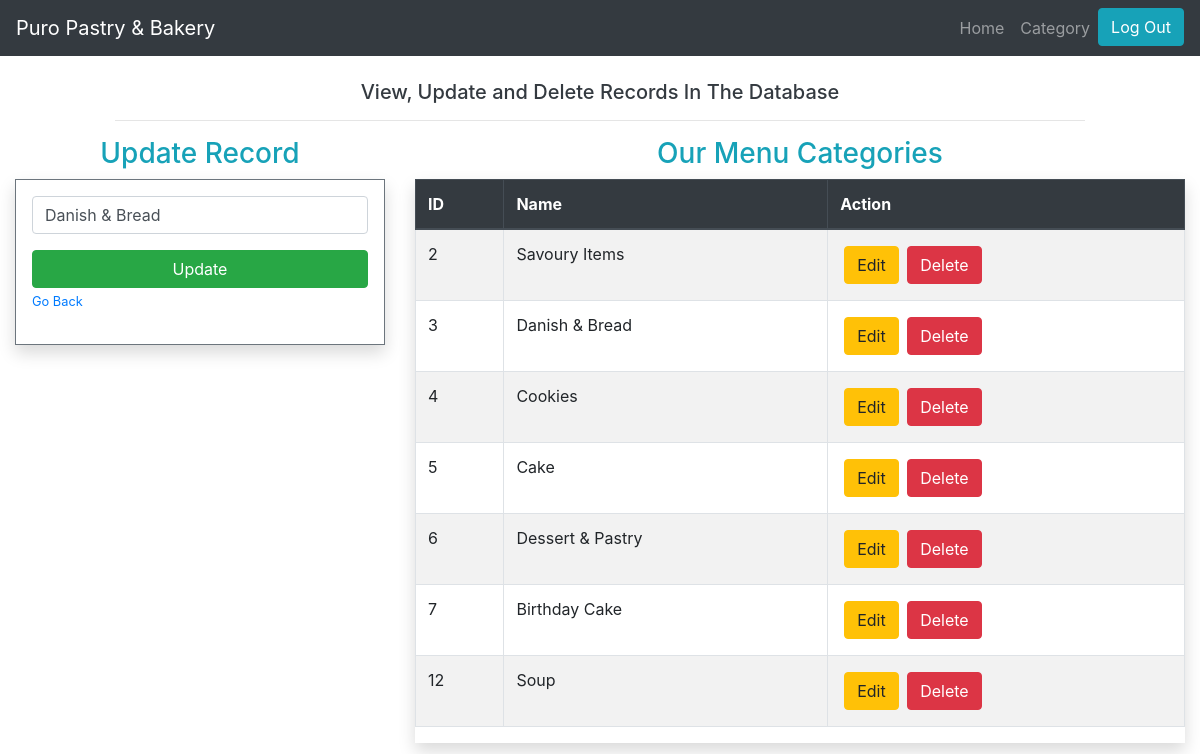
/admin/category.php?edit=3, run on the app's committed database.
### tables this page shows
CREATE TABLE `category` (
  `CategoryID` int(11) NOT NULL,
  `CategoryName` varchar(255) NOT NULL
);

### admin/action.php (called while the page is built, shortened)
<?php
include 'database.php';
 if(isset($_GET['edit'])){
   $id = $_GET['edit'];
   $query = "select * from category where CategoryID = ? ";
   $stmt = $connection->prepare($query);
   $stmt->bind_param('i', $id);
   $stmt->execute();
   $result = $stmt->get_result();
   $row = $result->fetch_assoc();
   $name = $row['CategoryName'];
   $update = true;
 }
?>

### admin/category.php (the view, shortened to what this page needs)
<?php
 include('includes/header.php');
 include 'action.php';
?>
<div class="container-fluid py-4">
   <div class="row justify-content-center">
      <div class="col-md-10">
        <h5 class="text-center text-dark">View, Update and Delete Records In The Database</h5>
        <hr>
      </div>
    </div>
      <div class="row">
         <div class="col-md-4 mb-5">
           <?php if($update == true){ ?>
            <h3 class="text-center text-info">Update Record</h3>
         <?php }else { ?>
              <h3 class="text-center text-info">Add Record</h3>
         <?php } ?>
            <form class="border border-secondary p-3 shadow" action="action.php" method="post" enctype="multipart/form-data">
               <div class="form-group">
                 <input type="text" name="category_name" class="form-control" value="<?php echo $name; ?>" placeholder="Enter Your Category" required>
               </div>
              <div class="form-group">
                <?php if($update == true){ ?>
                <input type="submit" name="update_category" class="btn btn-success btn-block" value="Update">
                 <a href="category.php" class="small btn-link">Go Back</a>
                <?php }else { ?>
                <input type="submit" name="add_category" class="btn btn-primary btn-block" value="Add">
                <?php } ?>
              </div>
           </form>
         </div>
         <div class="col-md-8 mb-5">
           <?php
              $sql = "select * from category";
              $stmt = $connection->prepare($sql);
              $stmt->execute();
              $result = $stmt->get_result();
           ?>
           <h3 class="text-center text-info">Our Menu Categories</h3>
     <div class="table-responsive shadow">
    <table class="table table-striped table-hover table-bordered">
       <thead class="thead-dark">
       <tr>
          <th>ID</th>
         <th>Name</th>
         <th>Action</th>
       </tr>
       </thead>
       <tbody>
         <?php while($row = $result->fetch_assoc()){ ?>
       <tr>
          <td><?php echo $row['CategoryID']; ?></td>
          <td><?php echo $row['CategoryName']; ?></td>
          <td>
            <a href="category.php?edit=<?php echo $row['CategoryID']; ?>" class="btn btn-warning m-1">Edit</a>
            <a href="action.php?delete=<?php echo $row['CategoryID']; ?>" class="btn btn-danger m1" onclick="return confirm('Do You Want To Delete This Record ?');">Delete</a>
          </td>
       </tr>
       <?php  } ?>
       </tbody>
     </table>
     </div>
         </div>
      </div>
</div>
<?php
 include('includes/footer.php');
?>

### data on the page
category: category_name "Danish & Bread", CategoryID "3", CategoryName "Danish & Bread"
category: CategoryID "2", CategoryName "Savoury Items"
category: CategoryID "4", CategoryName "Cookies"
category: CategoryID "5", CategoryName "Cake"
category: CategoryID "6", CategoryName "Dessert & Pastry"
category: CategoryID "7", CategoryName "Birthday Cake"
category: CategoryID "12", CategoryName "Soup"
